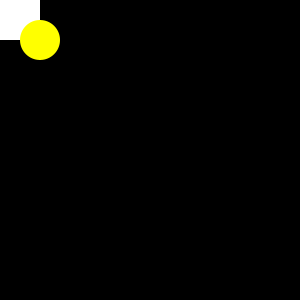
Frame 1 (no input)
Frame 60 (the mouse pressed at the canvas centre just before this capture): identical to frame 1, image omitted
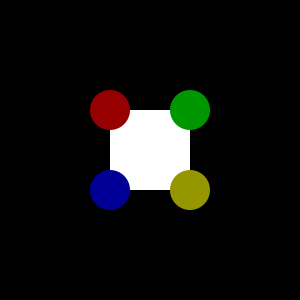
Frame 120 (the mouse held since frame 60 and released just before this capture)

The Processing sketch that drew these frames (run headless with seeded random() and noise(); from frame 60 on, the mouse is pressed at the canvas centre):

// Processing sketch: processing_14511
// ── processing_14511.pde

int squ = 80;
int ci = 40;
int r = 255;
int g = 255;
int b = 255;

void setup () {
 size (300,300);
 //translate(width/2, height/2);
}

void draw() {
  //translate(width/2, height/2);
  background (0);
  smooth();
  rectMode(CENTER);
  noStroke();
  fill(255);
  rect(mouseX, mouseY, squ, squ);
  fill(r,0,0);
  ellipse(mouseX-40, mouseY-40, ci, ci);
  fill(0,g,0);
  ellipse(mouseX+40,mouseY-40,ci,ci);
  fill(0,0,b);
  ellipse(mouseX-40,mouseY+40,ci,ci);
  fill(r,g,0);
  ellipse(mouseX+40,mouseY+40,ci,ci);
}

void mousePressed () {
  r=mouseX;
  g=mouseY;
  b=pmouseX;
}
